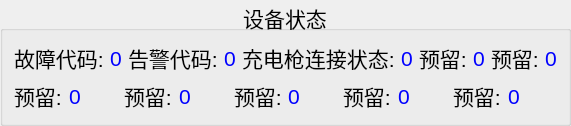
                            <widget class="QGroupBox" name="verticalGroupBox_10">
                             <property name="font">
                              <font>
                               <family>Microsoft YaHei UI</family>
                               <pointsize>16</pointsize>
                               <italic>false</italic>
                               <bold>false</bold>
                              </font>
                             </property>
                             <property name="styleSheet">
                              <string notr="true">font: 16pt &quot;Microsoft YaHei UI&quot;;</string>
                             </property>
                             <property name="title">
                              <string>设备状态</string>
                             </property>
                             <property name="alignment">
                              <set>Qt::AlignCenter</set>
                             </property>
                             <property name="flat">
                              <bool>false</bool>
                             </property>
                             <layout class="QVBoxLayout" name="verticalLayout_40">
                              <item>
                               <layout class="QHBoxLayout" name="horizontalLayout_61" stretch="8">
                                <item>
                                 <layout class="QVBoxLayout" name="verticalLayout_39">
                                  <item>
                                   <layout class="QHBoxLayout" name="horizontalLayout_59">
                                    <item>
                                     <widget class="QLabel" name="label_124">
                                      <property name="focusPolicy">
                                       <enum>Qt::NoFocus</enum>
                                      </property>
                                      <property name="styleSheet">
                                       <string notr="true">font: 12pt &quot;Microsoft YaHei UI&quot;;</string>
                                      </property>
                                      <property name="text">
                                       <string>故障代码:</string>
                                      </property>
                                     </widget>
                                    </item>
                                    <item>
                                     <widget class="QLabel" name="label_125">
                                      <property name="focusPolicy">
                                       <enum>Qt::NoFocus</enum>
                                      </property>
                                      <property name="styleSheet">
                                       <string notr="true">font: 12pt &quot;Microsoft YaHei UI&quot;;
color: rgb(0, 0, 255);</string>
                                      </property>
                                      <property name="text">
                                       <string>0</string>
                                      </property>
                                      <property name="alignment">
                                       <set>Qt::AlignLeading|Qt::AlignLeft|Qt::AlignVCenter</set>
                                      </property>
                                     </widget>
                                    </item>
                                    <item>
                                     <widget class="QLabel" name="label_126">
                                      <property name="focusPolicy">
                                       <enum>Qt::NoFocus</enum>
                                      </property>
                                      <property name="styleSheet">
                                       <string notr="true">font: 12pt &quot;Microsoft YaHei UI&quot;;</string>
                                      </property>
                                      <property name="text">
                                       <string>告警代码:</string>
                                      </property>
                                     </widget>
                                    </item>
                                    <item>
                                     <widget class="QLabel" name="label_127">
                                      <property name="focusPolicy">
                                       <enum>Qt::NoFocus</enum>
                                      </property>
                                      <property name="styleSheet">
                                       <string notr="true">font: 12pt &quot;Microsoft YaHei UI&quot;;
color: rgb(0, 0, 255);</string>
                                      </property>
                                      <property name="text">
                                       <string>0</string>
                                      </property>
                                      <property name="alignment">
                                       <set>Qt::AlignLeading|Qt::AlignLeft|Qt::AlignVCenter</set>
                                      </property>
                                     </widget>
                                    </item>
                                    <item>
                                     <widget class="QLabel" name="label_131">
                                      <property name="focusPolicy">
                                       <enum>Qt::NoFocus</enum>
                                      </property>
                                      <property name="styleSheet">
                                       <string notr="true">font: 12pt &quot;Microsoft YaHei UI&quot;;</string>
                                      </property>
                                      <property name="text">
                                       <string>充电枪连接状态:</string>
                                      </property>
                                     </widget>
                                    </item>
                                    <item>
                                     <widget class="QLabel" name="label_154">
                                      <property name="focusPolicy">
                                       <enum>Qt::NoFocus</enum>
                                      </property>
                                      <property name="styleSheet">
                                       <string notr="true">font: 12pt &quot;Microsoft YaHei UI&quot;;
color: rgb(0, 0, 255);</string>
                                      </property>
                                      <property name="text">
                                       <string>0</string>
                                      </property>
                                      <property name="alignment">
                                       <set>Qt::AlignLeading|Qt::AlignLeft|Qt::AlignVCenter</set>
                                      </property>
                                     </widget>
                                    </item>
                                    <item>
                                     <widget class="QLabel" name="label_129">
                                      <property name="focusPolicy">
                                       <enum>Qt::NoFocus</enum>
                                      </property>
                                      <property name="styleSheet">
                                       <string notr="true">font: 12pt &quot;Microsoft YaHei UI&quot;;</string>
                                      </property>
                                      <property name="text">
                                       <string>预留:</string>
                                      </property>
                                     </widget>
                                    </item>
                                    <item>
                                     <widget class="QLabel" name="label_128">
                                      <property name="focusPolicy">
                                       <enum>Qt::NoFocus</enum>
                                      </property>
                                      <property name="styleSheet">
                                       <string notr="true">font: 12pt &quot;Microsoft YaHei UI&quot;;
color: rgb(0, 0, 255);</string>
                                      </property>
                                      <property name="text">
                                       <string>0</string>
                                      </property>
                                      <property name="alignment">
                                       <set>Qt::AlignLeading|Qt::AlignLeft|Qt::AlignVCenter</set>
                                      </property>
                                     </widget>
                                    </item>
                                    <item>
                                     <widget class="QLabel" name="label_132">
                                      <property name="focusPolicy">
                                       <enum>Qt::NoFocus</enum>
                                      </property>
                                      <property name="styleSheet">
                                       <string notr="true">font: 12pt &quot;Microsoft YaHei UI&quot;;</string>
                                      </property>
                                      <property name="text">
                                       <string>预留:</string>
                                      </property>
                                     </widget>
                                    </item>
                                    <item>
                                     <widget class="QLabel" name="label_130">
                                      <property name="focusPolicy">
                                       <enum>Qt::NoFocus</enum>
                                      </property>
                                      <property name="styleSheet">
                                       <string notr="true">font: 12pt &quot;Microsoft YaHei UI&quot;;
color: rgb(0, 0, 255);</string>
                                      </property>
                                      <property name="text">
                                       <string>0</string>
                                      </property>
                                      <property name="alignment">
                                       <set>Qt::AlignLeading|Qt::AlignLeft|Qt::AlignVCenter</set>
                                      </property>
                                     </widget>
                                    </item>
                                   </layout>
                                  </item>
                                  <item>
                                   <layout class="QHBoxLayout" name="horizontalLayout_60">
                                    <item>
                                     <widget class="QLabel" name="label_133">
                                      <property name="focusPolicy">
                                       <enum>Qt::NoFocus</enum>
                                      </property>
                                      <property name="styleSheet">
                                       <string notr="true">font: 12pt &quot;Microsoft YaHei UI&quot;;</string>
                                      </property>
                                      <property name="text">
                                       <string>预留:</string>
                                      </property>
                                     </widget>
                                    </item>
                                    <item>
                                     <widget class="QLabel" name="label_134">
                                      <property name="focusPolicy">
                                       <enum>Qt::NoFocus</enum>
                                      </property>
                                      <property name="styleSheet">
                                       <string notr="true">font: 12pt &quot;Microsoft YaHei UI&quot;;
color: rgb(0, 0, 255);</string>
                                      </property>
                                      <property name="text">
                                       <string>0</string>
                                      </property>
                                      <property name="alignment">
                                       <set>Qt::AlignLeading|Qt::AlignLeft|Qt::AlignVCenter</set>
                                      </property>
                                     </widget>
                                    </item>
                                    <item>
                                     <widget class="QLabel" name="label_135">
                                      <property name="focusPolicy">
                                       <enum>Qt::NoFocus</enum>
                                      </property>
                                      <property name="styleSheet">
                                       <string notr="true">font: 12pt &quot;Microsoft YaHei UI&quot;;</string>
                                      </property>
                                      <property name="text">
                                       <string>预留:</string>
                                      </property>
                                     </widget>
                                    </item>
                                    <item>
                                     <widget class="QLabel" name="label_136">
                                      <property name="focusPolicy">
                                       <enum>Qt::NoFocus</enum>
                                      </property>
                                      <property name="styleSheet">
                                       <string notr="true">font: 12pt &quot;Microsoft YaHei UI&quot;;
color: rgb(0, 0, 255);</string>
                                      </property>
                                      <property name="text">
                                       <string>0</string>
                                      </property>
                                      <property name="alignment">
                                       <set>Qt::AlignLeading|Qt::AlignLeft|Qt::AlignVCenter</set>
                                      </property>
                                     </widget>
                                    </item>
                                    <item>
                                     <widget class="QLabel" name="label_150">
                                      <property name="focusPolicy">
                                       <enum>Qt::NoFocus</enum>
                                      </property>
                                      <property name="styleSheet">
                                       <string notr="true">font: 12pt &quot;Microsoft YaHei UI&quot;;</string>
                                      </property>
                                      <property name="text">
                                       <string>预留:</string>
                                      </property>
                                     </widget>
                                    </item>
                                    <item>
                                     <widget class="QLabel" name="label_151">
                                      <property name="focusPolicy">
                                       <enum>Qt::NoFocus</enum>
                                      </property>
                                      <property name="styleSheet">
                                       <string notr="true">font: 12pt &quot;Microsoft YaHei UI&quot;;
color: rgb(0, 0, 255);</string>
                                      </property>
                                      <property name="text">
                                       <string>0</string>
                                      </property>
                                      <property name="alignment">
                                       <set>Qt::AlignLeading|Qt::AlignLeft|Qt::AlignVCenter</set>
                                      </property>
                                     </widget>
                                    </item>
                                    <item>
                                     <widget class="QLabel" name="label_152">
                                      <property name="focusPolicy">
                                       <enum>Qt::NoFocus</enum>
                                      </property>
                                      <property name="styleSheet">
                                       <string notr="true">font: 12pt &quot;Microsoft YaHei UI&quot;;</string>
                                      </property>
                                      <property name="text">
                                       <string>预留:</string>
                                      </property>
                                     </widget>
                                    </item>
                                    <item>
                                     <widget class="QLabel" name="label_153">
                                      <property name="focusPolicy">
                                       <enum>Qt::NoFocus</enum>
                                      </property>
                                      <property name="styleSheet">
                                       <string notr="true">font: 12pt &quot;Microsoft YaHei UI&quot;;
color: rgb(0, 0, 255);</string>
                                      </property>
                                      <property name="text">
                                       <string>0</string>
                                      </property>
                                      <property name="alignment">
                                       <set>Qt::AlignLeading|Qt::AlignLeft|Qt::AlignVCenter</set>
                                      </property>
                                     </widget>
                                    </item>
                                    <item>
                                     <widget class="QLabel" name="label_155">
                                      <property name="focusPolicy">
                                       <enum>Qt::NoFocus</enum>
                                      </property>
                                      <property name="styleSheet">
                                       <string notr="true">font: 12pt &quot;Microsoft YaHei UI&quot;;</string>
                                      </property>
                                      <property name="text">
                                       <string>预留:</string>
                                      </property>
                                     </widget>
                                    </item>
                                    <item>
                                     <widget class="QLabel" name="label_156">
                                      <property name="focusPolicy">
                                       <enum>Qt::NoFocus</enum>
                                      </property>
                                      <property name="styleSheet">
                                       <string notr="true">font: 12pt &quot;Microsoft YaHei UI&quot;;
color: rgb(0, 0, 255);</string>
                                      </property>
                                      <property name="text">
                                       <string>0</string>
                                      </property>
                                      <property name="alignment">
                                       <set>Qt::AlignLeading|Qt::AlignLeft|Qt::AlignVCenter</set>
                                      </property>
                                     </widget>
                                    </item>
                                   </layout>
                                  </item>
                                 </layout>
                                </item>
                               </layout>
                              </item>
                             </layout>
                            </widget>
